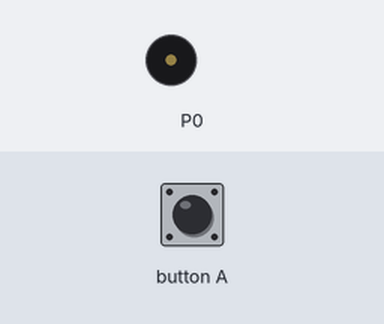
Simulated run of this program. Board: BBC micro:bit (MakeCode). Parts: buzzer (waves = sounding). Inputs (shaded band) come from the test bench.

Above: at 1.2 s.
1.3 s: button A pressed for 0.15 s
At 2.2 s:
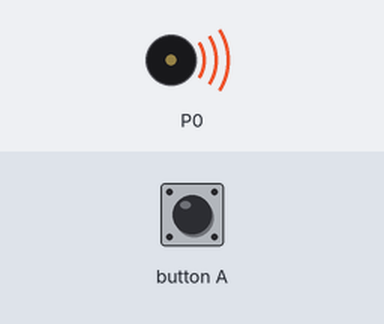
Timing chart, 0 to 10.4 s (numbered marks = the images above; inputs shaded):
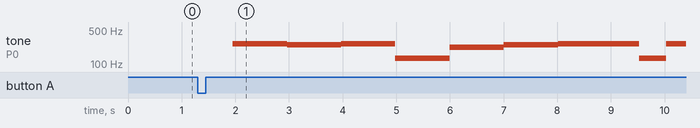

The program:

main.ts
```typescript
/**
 * アイドル（伴奏B）
 */
input.onButtonPressed(Button.A, function () {
    music.play(music.tonePlayable(0, music.beat(BeatFraction.Whole)), music.PlaybackMode.UntilDone)
    music.play(music.tonePlayable(262, music.beat(BeatFraction.Whole)), music.PlaybackMode.UntilDone)
    music.play(music.tonePlayable(262, music.beat(BeatFraction.Whole)), music.PlaybackMode.UntilDone)
    music.play(music.tonePlayable(247, music.beat(BeatFraction.Whole)), music.PlaybackMode.UntilDone)
    music.play(music.tonePlayable(247, music.beat(BeatFraction.Whole)), music.PlaybackMode.UntilDone)
    music.play(music.tonePlayable(262, music.beat(BeatFraction.Whole)), music.PlaybackMode.UntilDone)
    music.play(music.tonePlayable(262, music.beat(BeatFraction.Whole)), music.PlaybackMode.UntilDone)
    music.play(music.tonePlayable(131, music.beat(BeatFraction.Whole)), music.PlaybackMode.UntilDone)
    music.play(music.tonePlayable(131, music.beat(BeatFraction.Whole)), music.PlaybackMode.UntilDone)
    music.play(music.tonePlayable(220, music.beat(BeatFraction.Whole)), music.PlaybackMode.UntilDone)
    music.play(music.tonePlayable(220, music.beat(BeatFraction.Whole)), music.PlaybackMode.UntilDone)
    music.play(music.tonePlayable(247, music.beat(BeatFraction.Whole)), music.PlaybackMode.UntilDone)
    music.play(music.tonePlayable(247, music.beat(BeatFraction.Whole)), music.PlaybackMode.UntilDone)
    music.play(music.tonePlayable(262, music.beat(BeatFraction.Whole)), music.PlaybackMode.UntilDone)
    music.play(music.tonePlayable(262, music.beat(BeatFraction.Whole)), music.PlaybackMode.UntilDone)
    music.play(music.tonePlayable(262, music.beat(BeatFraction.Whole)), music.PlaybackMode.UntilDone)
    music.play(music.tonePlayable(131, music.beat(BeatFraction.Whole)), music.PlaybackMode.UntilDone)
    music.play(music.tonePlayable(262, music.beat(BeatFraction.Whole)), music.PlaybackMode.UntilDone)
    music.play(music.tonePlayable(262, music.beat(BeatFraction.Whole)), music.PlaybackMode.UntilDone)
    music.play(music.tonePlayable(247, music.beat(BeatFraction.Whole)), music.PlaybackMode.UntilDone)
    music.play(music.tonePlayable(247, music.beat(BeatFraction.Whole)), music.PlaybackMode.UntilDone)
    music.play(music.tonePlayable(262, music.beat(BeatFraction.Whole)), music.PlaybackMode.UntilDone)
    music.play(music.tonePlayable(262, music.beat(BeatFraction.Whole)), music.PlaybackMode.UntilDone)
    music.play(music.tonePlayable(131, music.beat(BeatFraction.Whole)), music.PlaybackMode.UntilDone)
    music.play(music.tonePlayable(131, music.beat(BeatFraction.Whole)), music.PlaybackMode.UntilDone)
    music.play(music.tonePlayable(220, music.beat(BeatFraction.Whole)), music.PlaybackMode.UntilDone)
    music.play(music.tonePlayable(220, music.beat(BeatFraction.Whole)), music.PlaybackMode.UntilDone)
    music.play(music.tonePlayable(247, music.beat(BeatFraction.Whole)), music.PlaybackMode.UntilDone)
    music.play(music.tonePlayable(247, music.beat(BeatFraction.Whole)), music.PlaybackMode.UntilDone)
    music.play(music.tonePlayable(262, music.beat(BeatFraction.Whole)), music.PlaybackMode.UntilDone)
    music.play(music.tonePlayable(262, music.beat(BeatFraction.Whole)), music.PlaybackMode.UntilDone)
    music.play(music.tonePlayable(262, music.beat(BeatFraction.Whole)), music.PlaybackMode.UntilDone)
    music.play(music.tonePlayable(131, music.beat(BeatFraction.Whole)), music.PlaybackMode.UntilDone)
    music.play(music.tonePlayable(262, music.beat(BeatFraction.Whole)), music.PlaybackMode.UntilDone)
    music.play(music.tonePlayable(262, music.beat(BeatFraction.Whole)), music.PlaybackMode.UntilDone)
    music.play(music.tonePlayable(247, music.beat(BeatFraction.Whole)), music.PlaybackMode.UntilDone)
    music.play(music.tonePlayable(247, music.beat(BeatFraction.Whole)), music.PlaybackMode.UntilDone)
    music.play(music.tonePlayable(262, music.beat(BeatFraction.Whole)), music.PlaybackMode.UntilDone)
    music.play(music.tonePlayable(262, music.beat(BeatFraction.Whole)), music.PlaybackMode.UntilDone)
    music.play(music.tonePlayable(131, music.beat(BeatFraction.Whole)), music.PlaybackMode.UntilDone)
    music.play(music.tonePlayable(131, music.beat(BeatFraction.Whole)), music.PlaybackMode.UntilDone)
    music.play(music.tonePlayable(220, music.beat(BeatFraction.Whole)), music.PlaybackMode.UntilDone)
    music.play(music.tonePlayable(220, music.beat(BeatFraction.Whole)), music.PlaybackMode.UntilDone)
    music.play(music.tonePlayable(247, music.beat(BeatFraction.Whole)), music.PlaybackMode.UntilDone)
    music.play(music.tonePlayable(247, music.beat(BeatFraction.Whole)), music.PlaybackMode.UntilDone)
    music.play(music.tonePlayable(440, music.beat(BeatFraction.Whole)), music.PlaybackMode.UntilDone)
    music.play(music.tonePlayable(415, music.beat(BeatFraction.Whole)), music.PlaybackMode.UntilDone)
    music.play(music.tonePlayable(392, music.beat(BeatFraction.Whole)), music.PlaybackMode.UntilDone)
    music.play(music.tonePlayable(131, music.beat(BeatFraction.Whole)), music.PlaybackMode.UntilDone)
    music.play(music.tonePlayable(262, music.beat(BeatFraction.Whole)), music.PlaybackMode.UntilDone)
    music.play(music.tonePlayable(262, music.beat(BeatFraction.Whole)), music.PlaybackMode.UntilDone)
    music.play(music.tonePlayable(247, music.beat(BeatFraction.Whole)), music.PlaybackMode.UntilDone)
    music.play(music.tonePlayable(247, music.beat(BeatFraction.Whole)), music.PlaybackMode.UntilDone)
    music.play(music.tonePlayable(440, music.beat(BeatFraction.Whole)), music.PlaybackMode.UntilDone)
    music.play(music.tonePlayable(415, music.beat(BeatFraction.Whole)), music.PlaybackMode.UntilDone)
    music.play(music.tonePlayable(392, music.beat(BeatFraction.Whole)), music.PlaybackMode.UntilDone)
    music.play(music.tonePlayable(131, music.beat(BeatFraction.Whole)), music.PlaybackMode.UntilDone)
    music.play(music.tonePlayable(220, music.beat(BeatFraction.Whole)), music.PlaybackMode.UntilDone)
    music.play(music.tonePlayable(220, music.beat(BeatFraction.Whole)), music.PlaybackMode.UntilDone)
    music.play(music.tonePlayable(247, music.beat(BeatFraction.Whole)), music.PlaybackMode.UntilDone)
    music.play(music.tonePlayable(247, music.beat(BeatFraction.Whole)), music.PlaybackMode.UntilDone)
    music.play(music.tonePlayable(262, music.beat(BeatFraction.Half)), music.PlaybackMode.UntilDone)
    music.play(music.tonePlayable(262, music.beat(BeatFraction.Whole)), music.PlaybackMode.UntilDone)
    music.play(music.tonePlayable(262, music.beat(BeatFraction.Half)), music.PlaybackMode.UntilDone)
    music.play(music.tonePlayable(262, music.beat(BeatFraction.Whole)), music.PlaybackMode.UntilDone)
    music.play(music.tonePlayable(0, music.beat(BeatFraction.Whole)), music.PlaybackMode.UntilDone)
})
```

test.ts
```typescript
// テストはここに来ます。このパッケージが拡張機能として使用されるときにはコンパイルされません。
```

Measured:
- after the input at 1.3 s, tone on P0: plays 262 Hz for 1.0 s, 247 Hz for 1.0 s, 262 Hz for 1.0 s, 131 Hz for 1.0 s, 220 Hz for 1.0 s, 247 Hz for 1.0 s … (9 notes in this stretch), starting after 0.66 s
